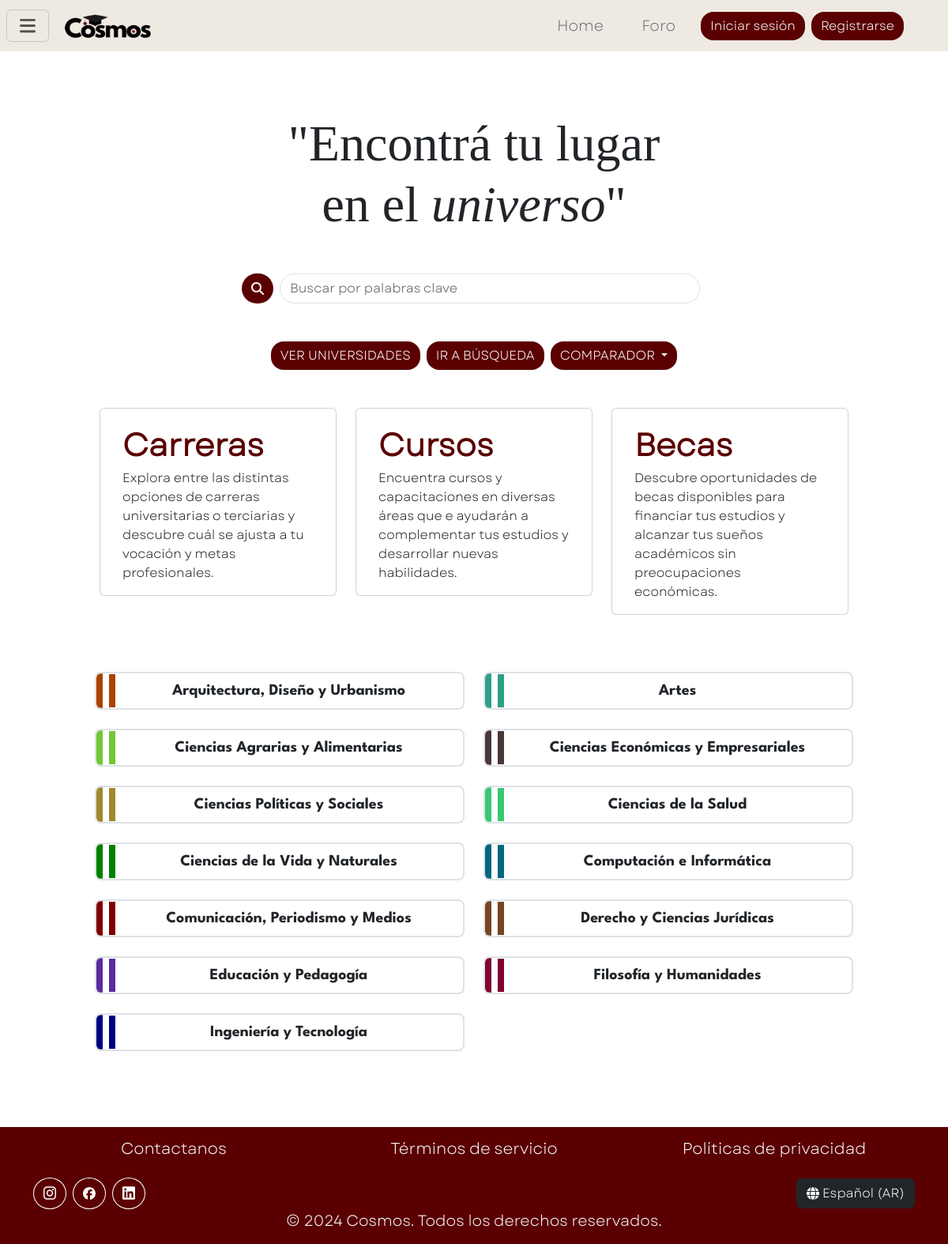
The app's page /, older data.
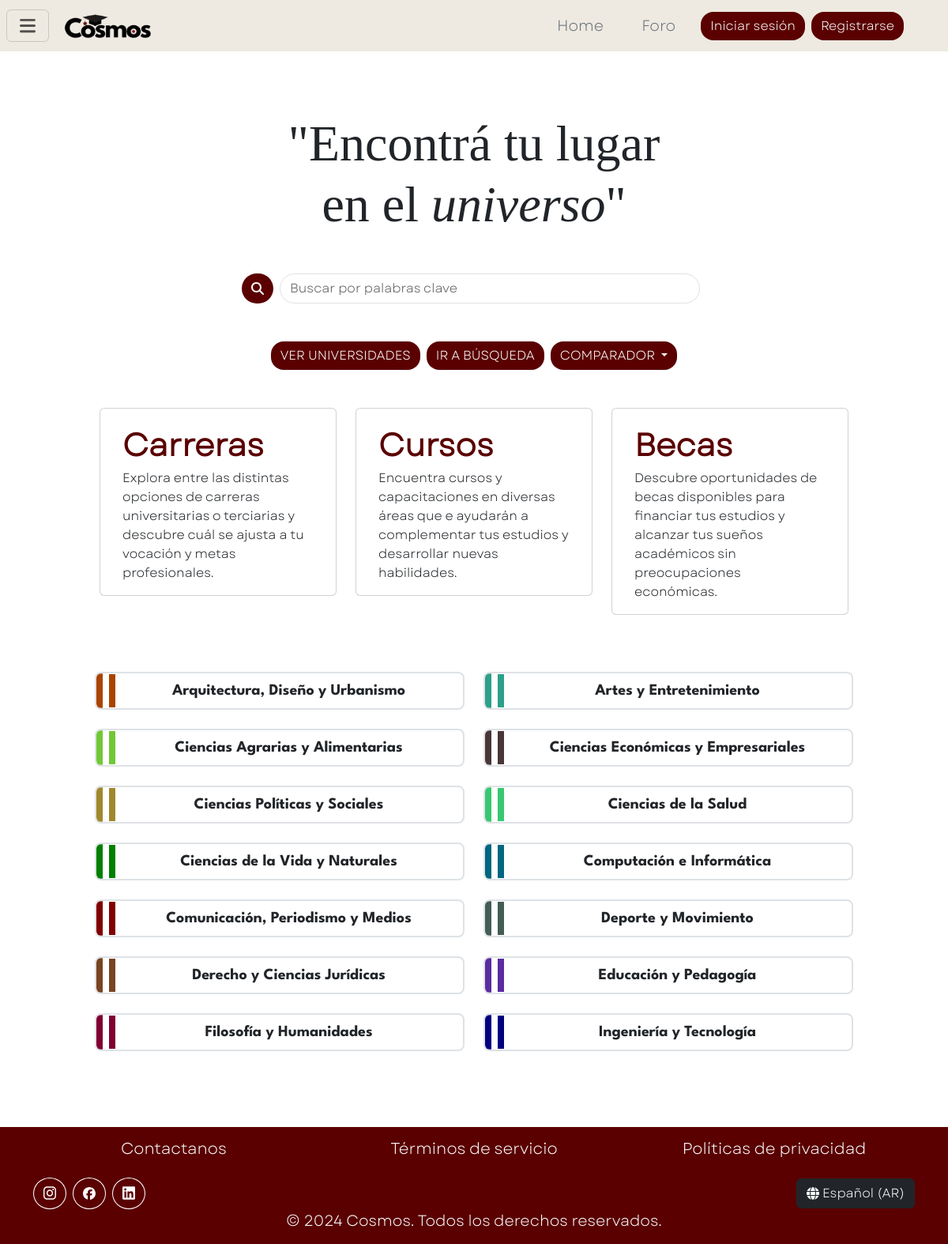
The same page, newer data.
### uni_app/models.py (models this page shows)
class Cat(models.Model):
    id = models.AutoField(primary_key=True)
    name = models.CharField(max_length=50)
    color = models.CharField(max_length=7,
        help_text="Color debe ser hexadecimal (ejemplo: #FF5733).",
        validators=[RegexValidator(regex=r'^#[0-9a-fA-F]{6}$',
            message="El formato de color debe ser #RRGGBB (hexadecimal, incluyendo el '#').")]
    )
    def __str__(self): return f"{self.name}"
    class Meta: verbose_name="Categoría"; verbose_name_plural="Categorías"

### uni_app/views.py (the view)
# urls.py: path('', views.home_view, name='home'), # home URL USES home_view
def home_view(request):
    return render(request, "home.html", {"cats" : Cat.objects.order_by('name')})

### uni_app/templates/home.html (shortened to what this page needs)
{% extends "base.html" %}{% block title %}Cosmos{% endblock %}
{% block content %}
<h1 class="serif text-center my-5" style="font-size: 4rem;">"Encontrá tu lugar <br> en el <span class="fst-italic">universo</span>"</h1>
{% load static %}
<div class="d-flex justify-content-center">
    <div class="d-flex align-items-center" style="width: 50%;">
        <form class="input-group" role="search" method="GET" action="{% url 'main:search' %}">
            <button class="btn btn-styles rounded-5 z-0" type="submit">
                <img src="{% static 'svg/magnifying-glass-solid.svg' %}" style="width: 1rem;"/>
            </button>
            <input class="form-control rounded-5 mx-2" type="search" name="q" placeholder="Buscar por palabras clave">
        </form>
    </div>
</div>
<div class="d-flex justify-content-center align-items-center my-5">
    <a class="btn btn-styles me-2" href="{% url 'main:many' 'unis'%}">VER UNIVERSIDADES</a>
    <a class="btn btn-styles me-2" href="{% url 'main:search' %}">IR A BÚSQUEDA</a>
    <div class="dropdown">
        <button class="btn btn-styles dropdown-toggle" type="button" data-bs-toggle="dropdown" aria-expanded="false">
          COMPARADOR
        </button>
    </div>
</div>
<div class="row mb-3 justify-content-center">
    <div class="col-3 mb-4 card h-100">
        <div class="card-body">
            <a href="{% url 'main:search' %}" class="card-title text-center no-line fs-1 fw-bold color-reddish">Carreras</a>
            <p class="card-text fs-6">Explora entre las distintas opciones de carreras universitarias o terciarias y descubre cuál se ajusta a tu vocación y metas profesionales.</p>
        </div>
    </div>
    <div class="col-3 mb-4 card h-100 mx-4">
        <div class="card-body">
            <a href="{% url 'main:many' 'cursos' %}" class="card-title text-center no-line fs-1 fw-bold color-reddish">Cursos</a>
            <p class="card-text fs-6">Encuentra cursos y capacitaciones en diversas áreas que e ayudarán a complementar tus estudios y desarrollar nuevas habilidades.</p>
        </div>
    </div>
    <div class="col-3 mb-4 card h-100">
        <div class="card-body">
            <a href="{% url 'main:many' 'becas' %}" class="card-title text-center no-line fs-1 fw-bold color-reddish">Becas</a>
            <p class="card-text fs-6">Descubre oportunidades de becas disponibles para financiar tus estudios y alcanzar tus sueños académicos sin preocupaciones económicas.</p>
        </div>
    </div>
</div>
{% load custom_filters %}
<div class="mt-5 mx-5 px-5 row">
    {% for i in cats %}
    <div class="col-6 mb-4">
        <form method="GET" action="{% url 'main:search' %}" class="border border-2 rounded-3 rounded">
            <input type="submit" class="title fs-5 btn w-100" style="border-left: 1.5rem double {{i.color}};" value="{{ i.name }}">
        </form>
    </div>
    {% endfor %}
</div>
{% endblock %}

Row changes from the older to the newer data that the page shows:
changed Cat: name "Artes" → "Artes y Entretenimiento"
added Cat: name "Deporte y Movimiento"
